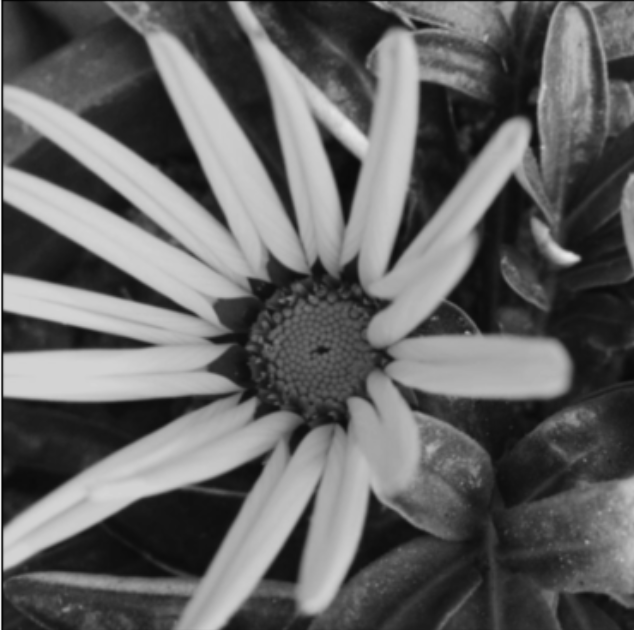
#> input picture 2.png, 634 x 630 px
$ jupyter execute --allow-errors intensity_count_functions.ipynb
#> lines starting #> are read from the running program, lines starting #| are printed output that depends on the picture
### Purpose:

- taking a video file or a image stack and produce a contour image with intensity information as z axis.

### To do list:

1. load image in grayscale mode
2. edge detecor --> draw a box
3. calculate the average intensity in every ROI
4. contour plot of the intensity
5. add for loop to run an image stack
6. add unit test to unit function

Grayscale image
* the value of each pixel is a single sample which carries only intensity information where pixel value varies from 0 to 255
* greyscale images are composed exclusively of shades of gray, varying from black at the weakest intensity to white at the strongest where Pixel can be considered as a every point in an image.

[cell 1]
import numpy as np
import matplotlib.pyplot as plt
import math
from scipy import signal
import cv2

> to understand intensity

[cell 2]
img = cv2.imread('2.png', 0) #load an image in grayscale mode
#> img is the input picture: shape (630, 634); min 2, max 238, mean 100.4
cv2.imshow('img', img)
# find frequency of pixels in range 0-255
histr = cv2.calcHist([img],[0],None,[256],[0,256])
#> histr = 256 values, max 6468 at index 32, min 0 at index 0, mean 1560.2
# show the plotting graph of an image
plt.plot(histr)
plt.xlabel('gray intensity')
plt.ylabel('no. of pixels')
plt.show()
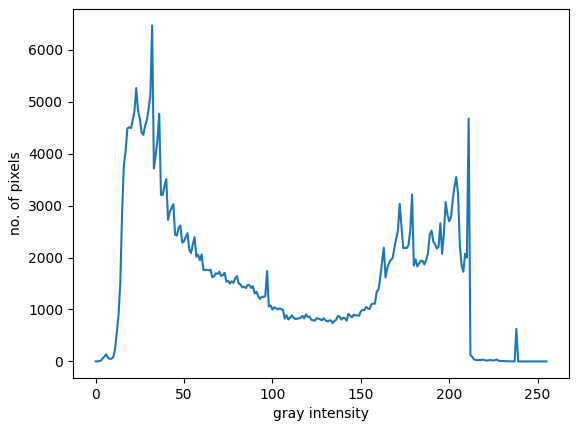
#> figure drawn by matplotlib, 1 panel; curve peaks at x = 32, y = 6468

> code for running one image & will add for loop to run an image stack

[cell 3]
# test out load image and edge detection
img = cv2.imread('2.png', 0) #load an image in grayscale mode
edges = cv2.Canny(img,50,100) # Canny Edge Detection
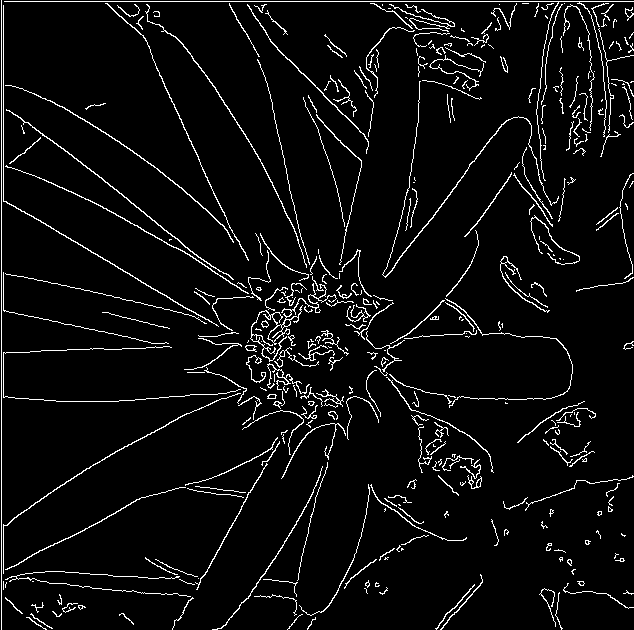
#> edges: shape (630, 634); 5.3% white in thin lines or dots

plt.subplot(121),plt.imshow(img,cmap = 'gray')
plt.title('Original Image'), plt.xticks([]), plt.yticks([])
plt.subplot(122),plt.imshow(edges,cmap = 'gray')
plt.title('Edge Image'), plt.xticks([]), plt.yticks([])
plt.show()
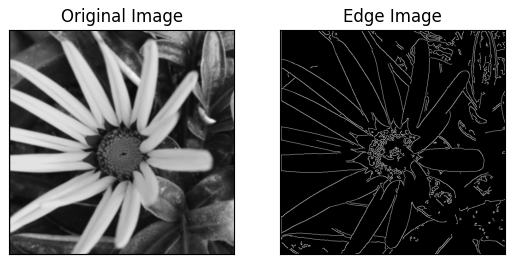
#> figure drawn by matplotlib, 2 panels
